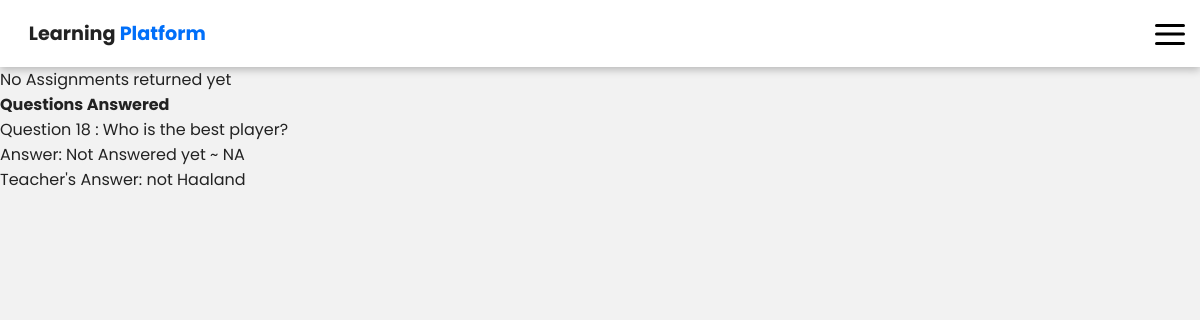
The app's page /viewreturns.php (signed in) with its own data.
### tables this page shows
CREATE TABLE `questions` (
  `QuestionID` int(11) NOT NULL,
  `Question` varchar(250) NOT NULL,
  `User` varchar(250) NOT NULL,
  `Answer` varchar(250) NOT NULL DEFAULT 'Not Answered yet',
  `Assistant` varchar(250) NOT NULL DEFAULT 'NA',
  `Answered` bit(1) NOT NULL DEFAULT b'0',
  `TeacherAnswer` varchar(255) NOT NULL DEFAULT 'Not Answered yet',
  `TeacherAnswered` bit(1) NOT NULL DEFAULT b'0'
);

### viewreturns.php (the view, shortened to what this page needs)
<html lang="en">
<head>
    <link rel="stylesheet" href="styles.css">
</head>
<body>
    <?php
        $li = false;
        if(isset($_SESSION['loggedin'])){
            $li = $_SESSION['loggedin'];}
        if($li){
            $u = $_SESSION['username'];
            include "configusers.php";
            $respondsql = "SELECT * FROM questions WHERE `User` = '$u' AND (`Answered` = 1 OR `TeacherAnswered` = 1) ORDER BY `QuestionID` DESC";
            $qres = mysqli_query($db, $respondsql);
            $countCheck = mysqli_num_rows($qres);
            if($countCheck>0){
                echo "<h4>Questions Answered</h4>";
                while ($ques = mysqli_fetch_assoc($qres)){
                    echo "Question ".$ques['QuestionID']." : ";
                    echo $ques['Question'];
                    echo "<br>";
                    echo "Answer: ";
                    echo $ques['Answer'];
                    echo " ~ ".$ques['Assistant'];
                    echo "<br>";
                    echo "Teacher's Answer: ";
                    echo $ques['TeacherAnswer'];
                    echo "<br>";
                    echo "<br>";
                }
            }
        }else{
                        echo "Access denied<br>";
            echo '<a href="signin.php">Go Home</a><br>';;
        }
    ?>
</body>
</html>

### styles.css (style rules this page uses)
:root { --background-color: #F2F2F2; --dark-grey:#222222; --light-grey: #dddddd; --primary-color: #006ff9; --secondary-color: #005ff3; --primary-color-light: #85bcff; }
* { margin: 0; padding: 0; box-sizing: border-box; }
body { font-family: "Poppins"; min-width: 370px; max-height: 900px; overflow-x: hidden; }
::placeholder { font-size: 0.7rem; font-family: "Roboto"; color: #adadad; }
@media screen and (min-width: 600px) { ::placeholder { font-size: 0.9em; } }

### nav-style.css (style rules this page uses)
:root { --background-color: #F2F2F2; --dark-grey:#222222; --light-grey: #272727; --primary-color: #006ff9; --secondary-color: #005ff3; }
* { margin: 0; padding: 0; }
body { font-family: "Poppins"; background-color: var(--background-color); color: var(--dark-grey); min-width: 370px; overflow-x: hidden; }
.nav { display: flex; padding: 0; background-color: white; -webkit-box-shadow: rgba(0, 0, 0, 0.24) 0px 3px 8px; box-shadow: rgba(0, 0, 0, 0.24) 0px 3px 8px; align-items: center; }
.nav .logo { margin: 1em 1.5em; font-size: 1.2em; }
.nav .logo span { color:#006ff9; }
* { margin:0; padding:0; box-sizing:border-box; }
.menu { z-index: 999; width:40px; height:40px; border-radius:5px; cursor:pointer; margin: 10px; display: flex; justify-content: center; align-items: center; margin-left:auto; }
.menu div { width:30px; height:30px; position: relative; }
.menu span { width:30px; background:black; height:3px; border-radius:5px; display:block; position: absolute; top: 50%; left: 50%; transform: translate(-50%, -50%); transition: transform 0.5s, width 0.5s; }
.menu #line1 { transform: translate(-50%,-10px); }
.menu #line3 { transform: translate(-50%,8px); }

### records on screen
questions: QuestionID "18", Question "Who is the best player?", Answer "Not Answered yet", Assistant "NA", TeacherAnswer "not Haaland"
